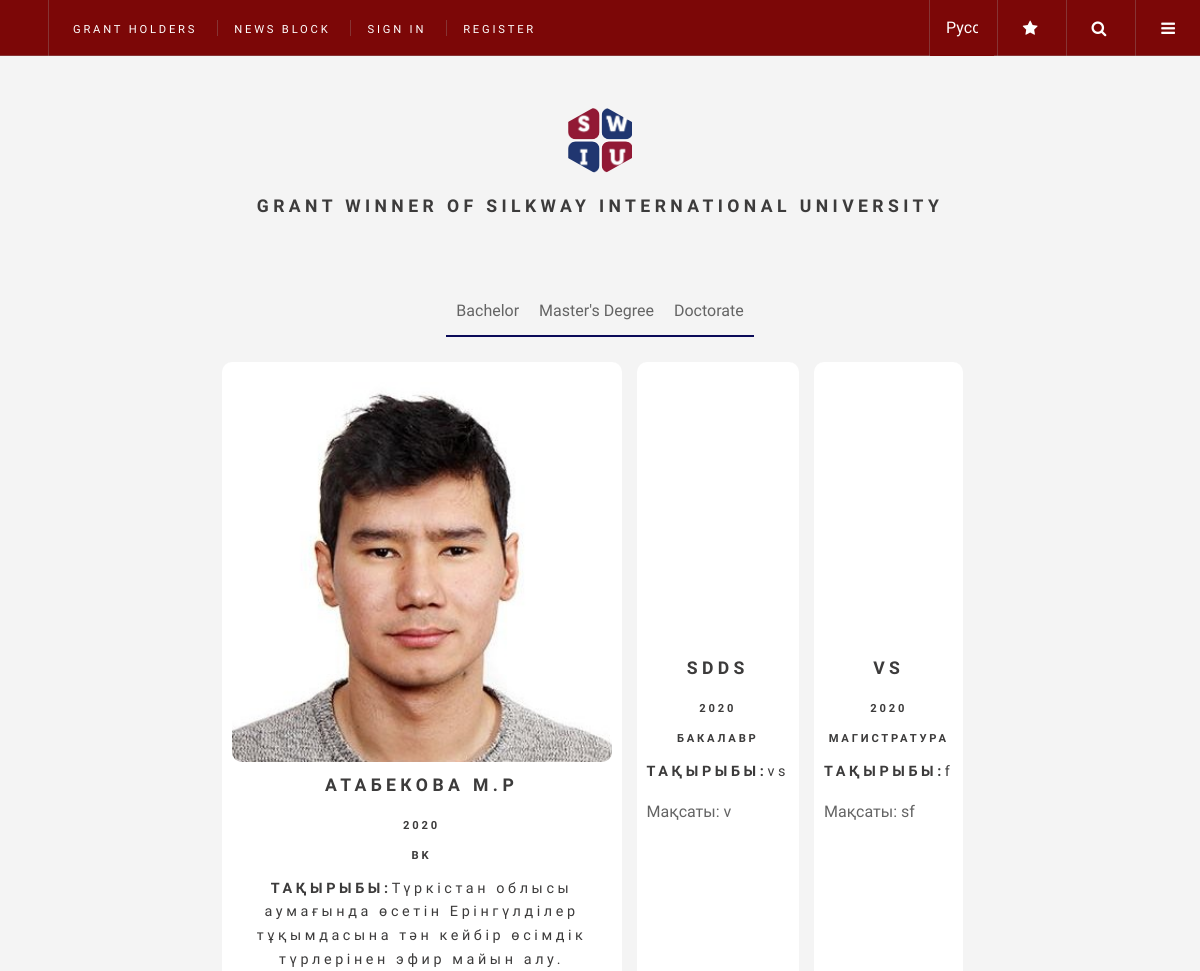
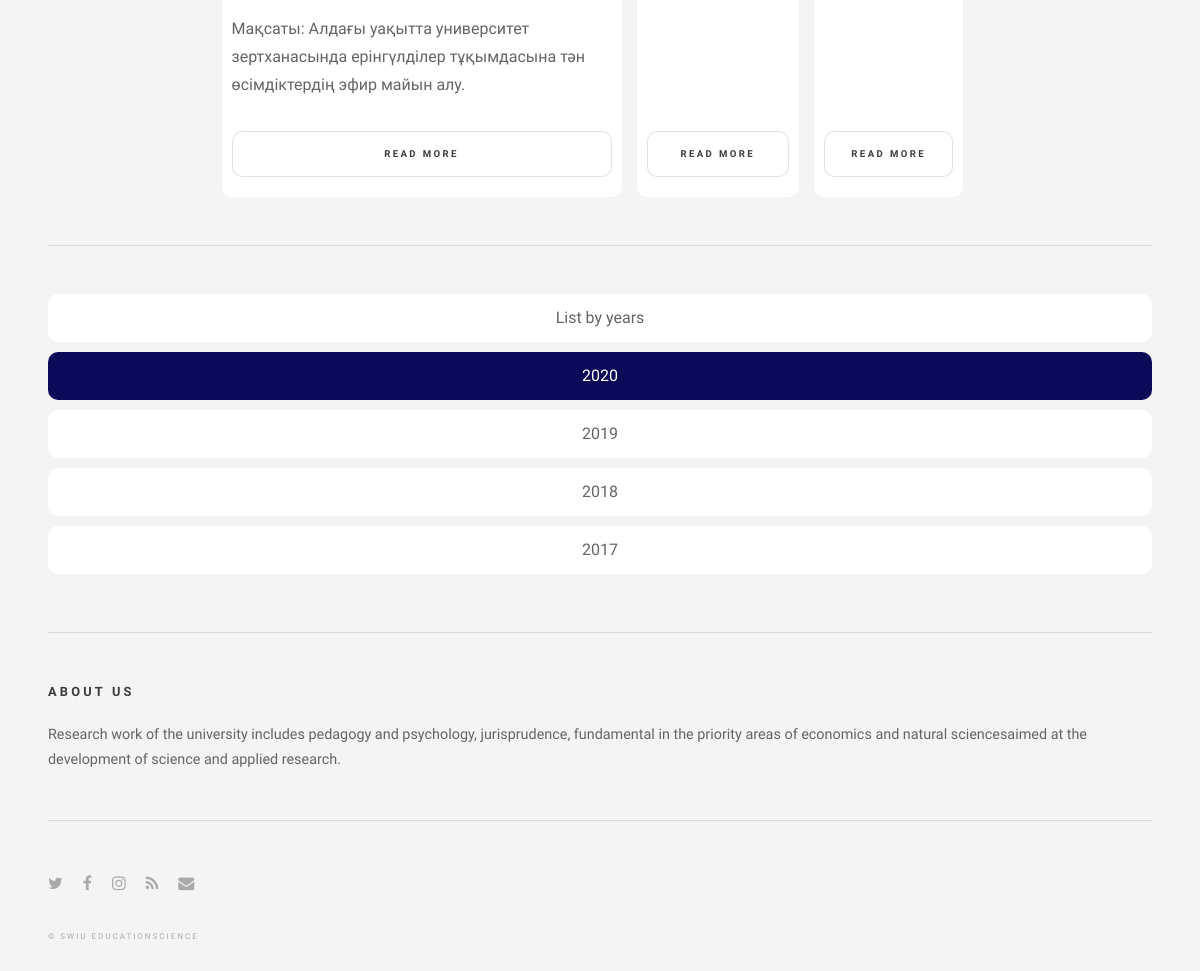
/en-us/, run on the app's committed database (2 pictures, top to bottom).
### GrantHolders/models.py (models this page shows, shortened)
class GrantHolders(models.Model):
    name = models.CharField("Грант иегерінің есімі", max_length=200)
    age = models.DateField("Туылған жылы")
    poster = models.ImageField("Грант иегерінің суреті",upload_to="graduate_img/")
    teacher = models.CharField("Ғылыми жетекшісі",max_length=200)
    bachelor = "Бакалавр"
    magistracy = "Магистратура"
    doctoralstudies = "Доктарантура"
    DEGREE_CHOICES = [
        (bachelor, 'Бакалавр'),
        (magistracy, 'Магистратура'),
        (doctoralstudies, 'Доктарантура'),
    ]
    degree = models.CharField(
        max_length=30,
        choices=DEGREE_CHOICES,
        default=bachelor
    )
    slug = models.SlugField("url",unique=True)
    project_name = models.CharField("Жобаның тақырыбы",max_length=255)
    project_duration = models.CharField("Жобаның мерзімі",max_length=255)
    purpose_project = models.CharField("Жобаның мақсаты",max_length=255)
    ways_project = models.TextField("Жоба мақсатына жету жолдары")
    expected_result = models.TextField("Күтілетін нәтиже")
    novelty_scientific = models.TextField("Ғылыми жұмыстың жаңалығы")
    graduate_year = models.IntegerField("Грант алған жылы",default=0)
    subject = models.ForeignKey(Subject,verbose_name="Грант иегерінің пәні",on_delete=models.CASCADE,blank=True,null=True)
    class Meta:
        verbose_name = "Грант иегері"
        verbose_name_plural = "Грант иегерлері"

### GrantHolders/views.py (the view)
# urls.py: path('',home,name="home"),
def home(request):
    queryset = GrantHolders.objects.order_by('-graduate_year')
    return render(request, 'GrantHolders/list_view.html',{'qhols':queryset})

### GrantHolders/templates/GrantHolders/list_view.html (shortened to what this page needs)
{% extends 'app.html' %}
{% block title %}
{% load static i18n %}
{% endblock %}
{% block content%}
{% load static %}
					<div id="main">
						<section class="degree">
							<p data-d="Бакалавр" class="degree__title" href="#">{% trans 'Бакалавр' %}</p>
							<p data-d="Магистратура" class="degree__title" href="#">{% trans 'Магистратура' %}</p>
							<p data-d="Доктарантура" class="degree__title" href="#">{% trans 'Доктарантура' %}</p>
						</section>
						<div class="sciense__row">
                        {% for qhol in qhols %}
							<article class="sciense__post {{ qhol.degree }} {{qhol.graduate_year}}">
								<div>
									<div class="sciense__block-img">
										<img class="sciense__img" src="{{ qhol.poster.url }}" alt="">
									</div>
								</div>
								<div>
									<h2 class="sciense__title">{{ qhol.name }}</h2>
									<h4 class="sciense__year">{{ qhol.graduate_year }}</h4>
									<h4 class="sciense__year">{{ qhol.degree }}</h4>
									<h3 class="sciense__year">{% trans 'Тақырыбы:' %}<span class="spanEL">{{ qhol.project_name }}</span></h3>
									<p class="sciense_description">{% trans 'Мақсаты:' %} {{ qhol.purpose_project }}</p>
								</div>
								<a href="{% url 'detailview' qhol.slug %}" class="button">{% trans 'Толығырақ' %}</a>
                            </article>
                            {% endfor %}
						</div>
					</div>
					<section id="sidebar">
							<section id="intro">
								<a href="#" class="logo"><img src="{% static 'images/photo.png' %}" alt="" /></a>
								<h2>{% trans 'Silkway халықаралық университетінің Грант Иегерлерінің тізімі' %}</h2>
							</section>
							<section class="years">
								<p class="years__title" href="#">{% trans 'Жылдар бойынша тізім' %}</p>
								<p data-f="2020" class="years__title active" href="#">2020</p>
								<p data-f="2019" class="years__title" href="#">2019</p>
								<p data-f="2018" class="years__title" href="#">2018</p>
								<p data-f="2017" class="years__title" href="#">2017</p>
							</section>
                        <section class="blurb">
							<h2>{% trans 'Біз жайлы' %}</h2>
							<p>{% trans 'Университеттің ғылыми-зерттеу жұмысы педагогика мен психология, құқықтану, экономика және жаратылыстану ғылымдарының басым бағыттары бойынша іргелі ғылымдар мен қолданбалы зерттеулерді дамытуға бағытталған.' %}</p>
                        </section>
{% endblock %}

### static/assets/css/style.css (style rules this page uses)
.years { display: flex; flex-direction: column; }
.degree { display: flex; justify-content: center; align-items:center; }
.degree__title { text-align: center; border-bottom: 2px solid rgb(10, 10, 88)!important; cursor: pointer; border-top-right-radius: 10px; border-top-left-radius: 10px; border:none; padding: 10px; margin-bottom: 10px; }
.years__title { text-align: center; border-radius: 10px; cursor: pointer; border:none; padding: 10px; background-color:white; margin-bottom: 10px; }
.spanEL { font-weight: 400; text-transform: none!important; }
.active { color:white; background-color:rgb(10, 10, 88); }
#intro { display: flex; flex-direction: column; align-items:center; justify-content: center; }
#intro h2 { text-align: center; }
.sciense__row { display: flex; flex-wrap: wrap; justify-content: center; }
.button { list-style: none; border-radius:10px; }
.sciense__post { border-radius:10px; max-width: 400px; margin-right: 15px; margin-top: 15px; display: flex; justify-content: space-between; flex-direction: column; background:white; padding: 20px 10px; }
.sciense__img { width: 100%; border-radius:10px; }
.sciense__year { text-align: center; }
.sciense__title { text-align: center; }
.sciense__block-img { width: 100%; }

### data on the page
GrantHolders: poster (picture), name "АТАБЕКОВА М.Р", graduate_year "2020", degree "BK", project_name "Түркістан облысы аумағында өсетін Ерінгүлділер тұқымдасына тән кейбір өсімдік түрлерінен эфир майын алу.", purpose_project "Алдағы уақытта университет зертханасында ерінгүлділер тұқымдасына тән өсімдіктердің эфир майын алу."
GrantHolders: name "SDDS", graduate_year "2020", degree "БАКАЛАВР", project_name "vs", purpose_project "v"
GrantHolders: name "VS", graduate_year "2020", degree "МАГИСТРАТУРА", project_name "f", purpose_project "sf"

### other printed values
form field language "Русский(ru)"
